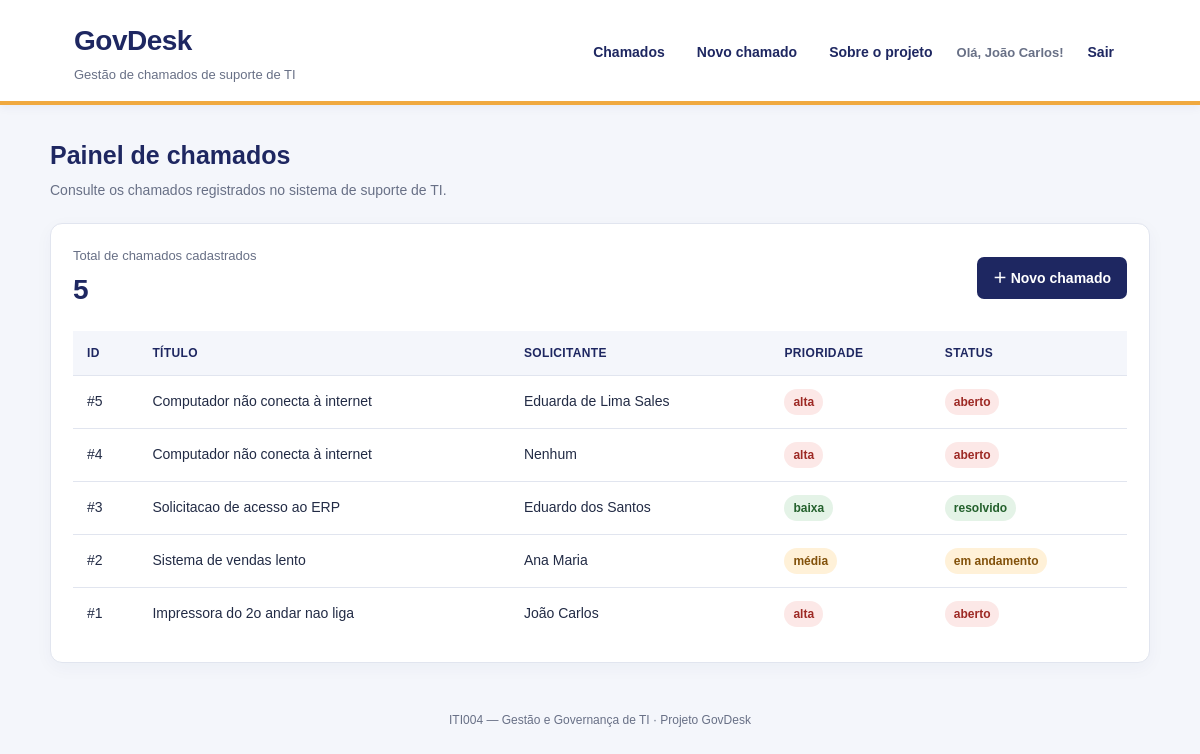
The app's page / (signed in) with its own data.
### tables this page shows
CREATE TABLE SOLICITANTE(
id_solicitante INTEGER PRIMARY KEY AUTOINCREMENT, 
nm_solicitante TEXT NOT NULL, 
senha TEXT NOT NULL, 
email TEXT, 
telefone TEXT, 
cpf TEXT NOT NULL);

CREATE TABLE CHAMADO(
id_chamado INTEGER PRIMARY KEY AUTOINCREMENT, 
titulo TEXT NOT NULL, 
descricao TEXT,
id_solicitante INTEGER NOT NULL, 
prioridade TEXT NOT NULL, 
status TEXT NOT NULL,
CONSTRAINT fk_cha_solic FOREIGN KEY (id_solicitante) REFERENCES SOLICITANTE(id_solicitante));

### app.py (the view)
@app.route("/")
def index():
    chamados = getChamados()
    return render_template(
        "index.html",
        chamados=chamados,
        total=len(chamados)
    )

### app.py (called while the page is built)
def conectar_banco():
    conn = sqlite3.connect(DATABASE)
    conn.row_factory = sqlite3.Row
    conn.execute("PRAGMA foreign_keys = ON")
    return conn

def getChamados():
    with conectar_banco() as conn:
        linhas = conn.execute("""
            SELECT
                c.id_chamado AS id,
                c.titulo AS titulo,
                s.nm_solicitante AS solicitante,
                c.prioridade AS prioridade,
                c.status AS status
            FROM CHAMADO AS c
            INNER JOIN SOLICITANTE AS s
                ON c.id_solicitante = s.id_solicitante
            ORDER BY c.id_chamado DESC
        """).fetchall()
    return [dict(linha) for linha in linhas]

### templates/index.html
{% extends "base.html" %}
{% block content %}
  <section class="page-heading">
    <div>
      <h2>Painel de chamados</h2>
      <p class="page-description">
        Consulte os chamados registrados no sistema de suporte de TI.
      </p>
    </div>
  </section>
  <section class="card">
    <div class="summary">
      <div>
        <p class="summary-label">Total de chamados cadastrados</p>
        <p class="summary-number">{{ total }}</p>
      </div>
      <a class="button" href="/novo">＋ Novo chamado</a>
    </div>
    <div class="table-wrap">
      <table>
        <thead>
          <tr>
            <th>ID</th>
            <th>Título</th>
            <th>Solicitante</th>
            <th>Prioridade</th>
            <th>Status</th>
          </tr>
        </thead>
        <tbody>
          {% for c in chamados %}
          <tr>
            <td>#{{ c.id }}</td>
            <td>{{ c.titulo }}</td>
            <td>{{ c.solicitante }}</td>
            <td>
              <span class="priority {{ c.prioridade }}">
                {{ c.prioridade }}
              </span>
            </td>
            <td>
              <span class="status {{ c.status | replace(' ', '-') }}">
                {{ c.status }}
              </span>
            </td>
          </tr>
          {% else %}
          <tr>
            <td colspan="5">
              Nenhum chamado cadastrado até o momento.
            </td>
          </tr>
          {% endfor %}
        </tbody>
      </table>
    </div>
  </section>
{% endblock %}

### templates/base.html (shortened to what this page needs)
<!doctype html>
<html lang="pt-br">
<head>
</head>
<body>
  <header class="site-header">
    <div class="header-inner">
      <div class="brand">
        <h1>GovDesk</h1>
        <p>Gestão de chamados de suporte de TI</p>
      </div>
      <nav>
        <a href="{{ url_for('index') }}">Chamados</a>
        {% if session.get('id_solicitante') %}
          <a href="{{ url_for('novo') }}">Novo chamado</a>
        {% endif %}
        <a href="{{ url_for('sobre') }}">Sobre o projeto</a>
        {% if session.get('id_solicitante') %}
          <span class="usuario-logado">
            Olá, {{ session.get('nome_solicitante') }}!
          </span>
          <a href="{{ url_for('logout') }}">Sair</a>
        {% else %}
          <a href="{{ url_for('login') }}">Entrar</a>
          <a href="{{ url_for('cadastro') }}">Cadastrar-se</a>
        {% endif %}
      </nav>
    </div>
  </header>
  <main class="container">
    {% block content %}{% endblock %}
    <footer class="footer">
      ITI004 — Gestão e Governança de TI · Projeto GovDesk
    </footer>
  </main>
</body>
</html>

### templates/base.html (style rules this page uses)
:root { --azul: #1E2761; --azul-hover: #151c4b; --amarelo: #F0A93F; --fundo: #F4F6FB; --branco: #FFFFFF; --texto: #222B45; --texto-suave: #687086; --borda: #E1E5EF; }
* { box-sizing: border-box; }
body { margin: 0; background: var(--fundo); color: var(--texto); font-family: Arial, Helvetica, sans-serif; line-height: 1.5; }
.site-header { background: var(--branco); border-bottom: 4px solid var(--amarelo); box-shadow: 0 2px 10px rgba(30, 39, 97, 0.06); }
.header-inner { max-width: 1100px; margin: 0 auto; padding: 20px 24px 16px; display: flex; align-items: center; justify-content: space-between; gap: 24px; flex-wrap: wrap; }
.brand h1 { margin: 0; color: var(--azul); font-size: 28px; letter-spacing: -0.5px; }
.brand p { margin: 3px 0 0; color: var(--texto-suave); font-size: 13px; }
nav { display: flex; align-items: center; gap: 8px; flex-wrap: wrap; }
nav a { color: var(--azul); text-decoration: none; font-size: 14px; font-weight: 700; padding: 9px 12px; border-radius: 7px; }
.usuario-logado { color: var(--texto-suave); font-size: 13px; font-weight: 700; padding: 9px 4px; }
.container { width: min(1100px, calc(100% - 32px)); margin: 32px auto; }
.page-heading { display: flex; align-items: flex-start; justify-content: space-between; gap: 18px; flex-wrap: wrap; margin-bottom: 22px; }
h2 { margin: 0 0 6px; color: var(--azul); font-size: 25px; }
.page-description { margin: 0; color: var(--texto-suave); font-size: 14px; }
.card { background: var(--branco); border: 1px solid var(--borda); border-radius: 12px; padding: 22px; box-shadow: 0 5px 18px rgba(30, 39, 97, 0.04); }
.summary { display: flex; align-items: center; justify-content: space-between; gap: 16px; flex-wrap: wrap; margin-bottom: 20px; }
.summary-label { margin: 0 0 3px; color: var(--texto-suave); font-size: 13px; }
.summary-number { margin: 0; color: var(--azul); font-size: 28px; font-weight: 700; }
.button { display: inline-flex; justify-content: center; align-items: center; gap: 7px; min-height: 42px; padding: 10px 16px; border: 0; border-radius: 7px; background: var(--azul); color: var(--branco); text-decoration: none; font-size: 14px; font-weight: 700; cursor: pointer; transition: background 0.15s ease; }
.table-wrap { width: 100%; overflow-x: auto; }
table { width: 100%; border-collapse: collapse; min-width: 620px; }
th, td { text-align: left; padding: 13px 14px; border-bottom: 1px solid var(--borda); vertical-align: middle; font-size: 14px; }
th { background: #F4F6FB; color: var(--azul); font-size: 12px; text-transform: uppercase; letter-spacing: 0.35px; }
tbody tr:last-child td { border-bottom: 0; }
.status, .priority { display: inline-block; padding: 4px 9px; border-radius: 20px; font-size: 12px; font-weight: 700; white-space: nowrap; }
.status { background: #E8ECF8; color: var(--azul); }
.status.aberto { background: #FCE8E7; color: #9D2924; }
.status.em-andamento { background: #FFF1D8; color: #82510A; }
.status.resolvido { background: #E4F3E7; color: #24612D; }
.priority { background: #EEF0F5; color: #424B61; }
.priority.alta { background: #FCE8E7; color: #9D2924; }
.priority.média { background: #FFF1D8; color: #82510A; }
.priority.baixa { background: #E4F3E7; color: #24612D; }
.footer { margin-top: 30px; padding: 18px 0 26px; color: var(--texto-suave); text-align: center; font-size: 12px; }

### records on screen
SOLICITANTE: get "João Carlos"
CHAMADO: id "5", titulo "Computador não conecta à internet", solicitante "Eduarda de Lima Sales", prioridade "alta", status "aberto"
CHAMADO: id "4", titulo "Computador não conecta à internet", solicitante "Nenhum", prioridade "alta", status "aberto"
CHAMADO: id "3", titulo "Solicitacao de acesso ao ERP", solicitante "Eduardo dos Santos", prioridade "baixa", status "resolvido"
CHAMADO: id "2", titulo "Sistema de vendas lento", solicitante "Ana Maria", prioridade "média", status "em andamento"
CHAMADO: id "1", titulo "Impressora do 2o andar nao liga", solicitante "João Carlos", prioridade "alta", status "aberto"

### other values on screen
{{ total }} "5"
